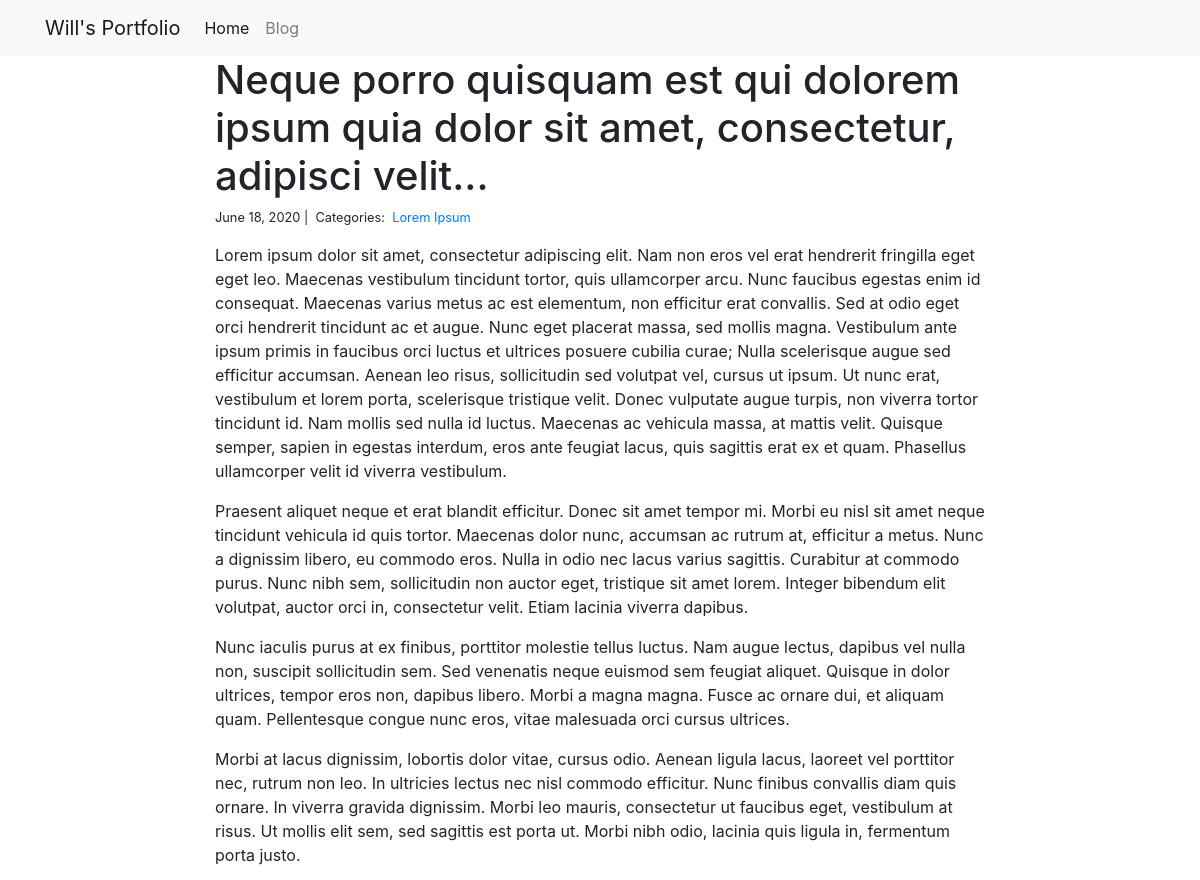
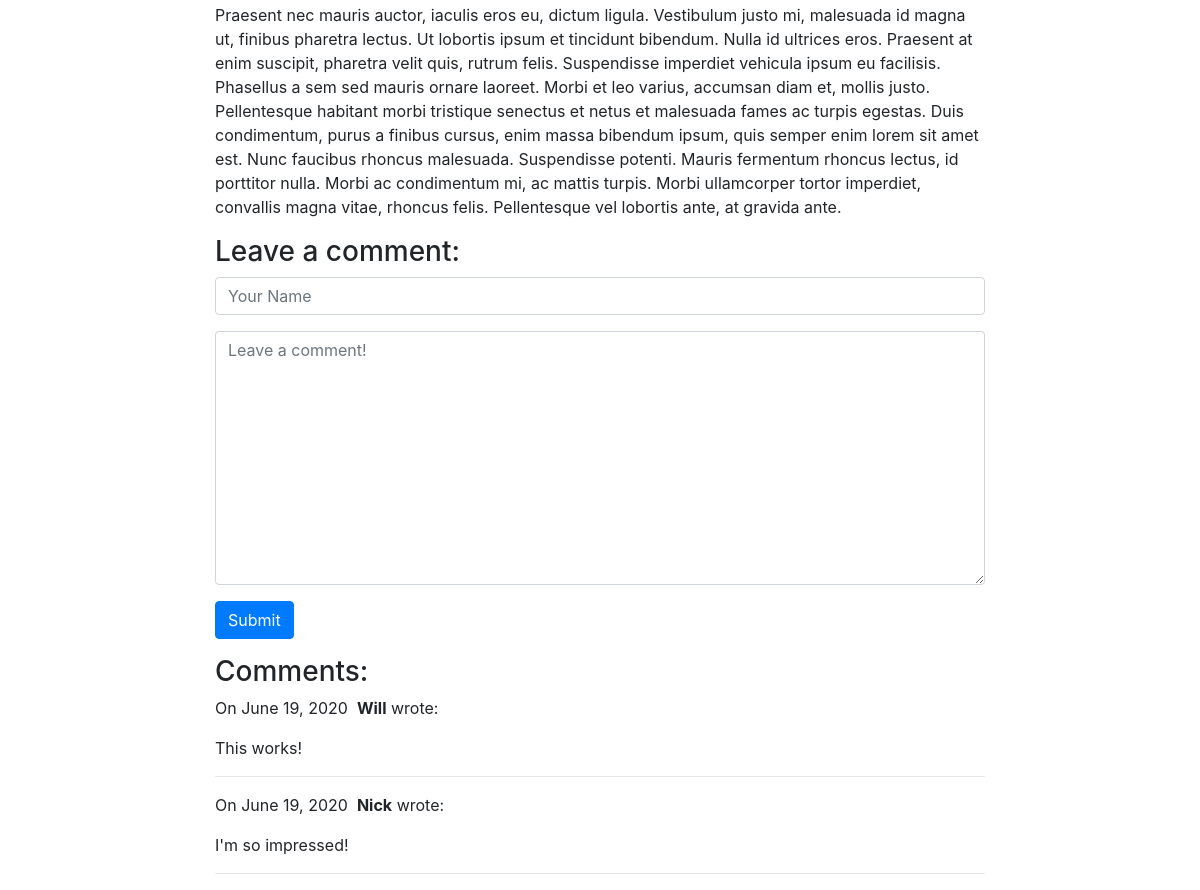
Page /blog/1/ on the committed database (2 pictures, top to bottom).
### blog/models.py (models this page shows)
class Post(models.Model):
    title = models.CharField(max_length=255)
    body = models.TextField()
    created_on = models.DateTimeField(auto_now_add=True)
    last_modified = models.DateTimeField(auto_now=True)
    categories = models.ManyToManyField('Category', related_name='posts')

class Category(models.Model):
    name = models.CharField(max_length=20)

class Comment(models.Model):
    author = models.CharField(max_length=60)
    body = models.TextField()
    created_on = models.DateTimeField(auto_now_add=True)
    post = models.ForeignKey('Post', on_delete=models.CASCADE)

### blog/views.py (the view, shortened to what this page needs)
# urls.py: path("<int:pk>/", views.blog_detail, name="blog_detail"),
def blog_detail(request, pk):
    post = Post.objects.get(pk=pk)
    form = CommentForm()
    comments = Comment.objects.filter(post=post)
    context = {
        "post": post,
        "comments": comments,
        "form": form,
    }
    return render(request, "blog_detail.html", context)

### blog/forms.py
class CommentForm(forms.Form):
    author = forms.CharField(
        max_length=60,
        widget=forms.TextInput(attrs={
            "class": "form-control",
            "placeholder": "Your Name"
        })
    )
    body = forms.CharField(widget=forms.Textarea(
        attrs={
            "class": "form-control",
            "placeholder": "Leave a comment!"
        })
    )

### blog/templates/blog_detail.html (shortened to what this page needs)
{% include "base.html" %}
{% block page_content %}
<div class="col-md-8 offset-md-2">
    <h1>{{ post.title }}</h1>
    <small>
        {{ post.created_on.date }} |&nbsp;
        Categories:&nbsp;
        {% for category in post.categories.all %}
        <a href="{% url 'blog_category' category.name %}">
            {{ category.name }}
        </a>&nbsp;
        {% endfor %}
    </small>
    <p>{{ post.body | linebreaks }}</p>
    <h3>Leave a comment:</h3>
    <form action="/blog/{{ post.pk }}/" method="post">
        <div class="form-group">
            {{ form.author }}
        </div>
        <div class="form-group">
            {{ form.body }}
        </div>
        <button type="submit" class="btn btn-primary">Submit</button>
    </form>
    <h3>Comments:</h3>
    {% for comment in comments %}
    <p>
        On {{comment.created_on.date }}&nbsp;
        <b>{{ comment.author }}</b> wrote:
    </p>
    <p>{{ comment.body }}</p>
    <hr>
    {% endfor %}
</div>
{% endblock %}

### rows in the picture
Post: title "Neque porro quisquam est qui dolorem ipsum quia dolor sit amet, consectetur, adipisci velit...", created_on "June 18, 2020", body "Lorem ipsum dolor sit amet, consectetur adipiscing elit. Nam non eros vel erat hendrerit fringilla eget eget leo. Maecenas vestibulum tincidunt tortor, quis ullamcorper arcu. Nunc faucibus egestas enim id consequat. Maecenas varius metus ac est elementum, non efficitur erat convallis. Sed at odio eget orci hendrerit tincidunt ac et augue. Nunc eget placerat massa, sed mollis magna. Vestibulum ante ipsum primis in faucibus orci luctus et ultrices posuere cubilia curae; Nulla scelerisque augue sed efficitur accumsan. Aenean leo risus, sollicitudin sed volutpat vel, cursus ut ipsum. Ut nunc erat, vestibulum et lorem porta, scelerisque tristique velit. Donec vulputate augue turpis, non viverra…"
Category: name "Lorem Ipsum"
Comment: created_on "June 19, 2020", author "Will", body "This works!"
Comment: created_on "June 19, 2020", author "Nick", body "I'm so impressed!"
